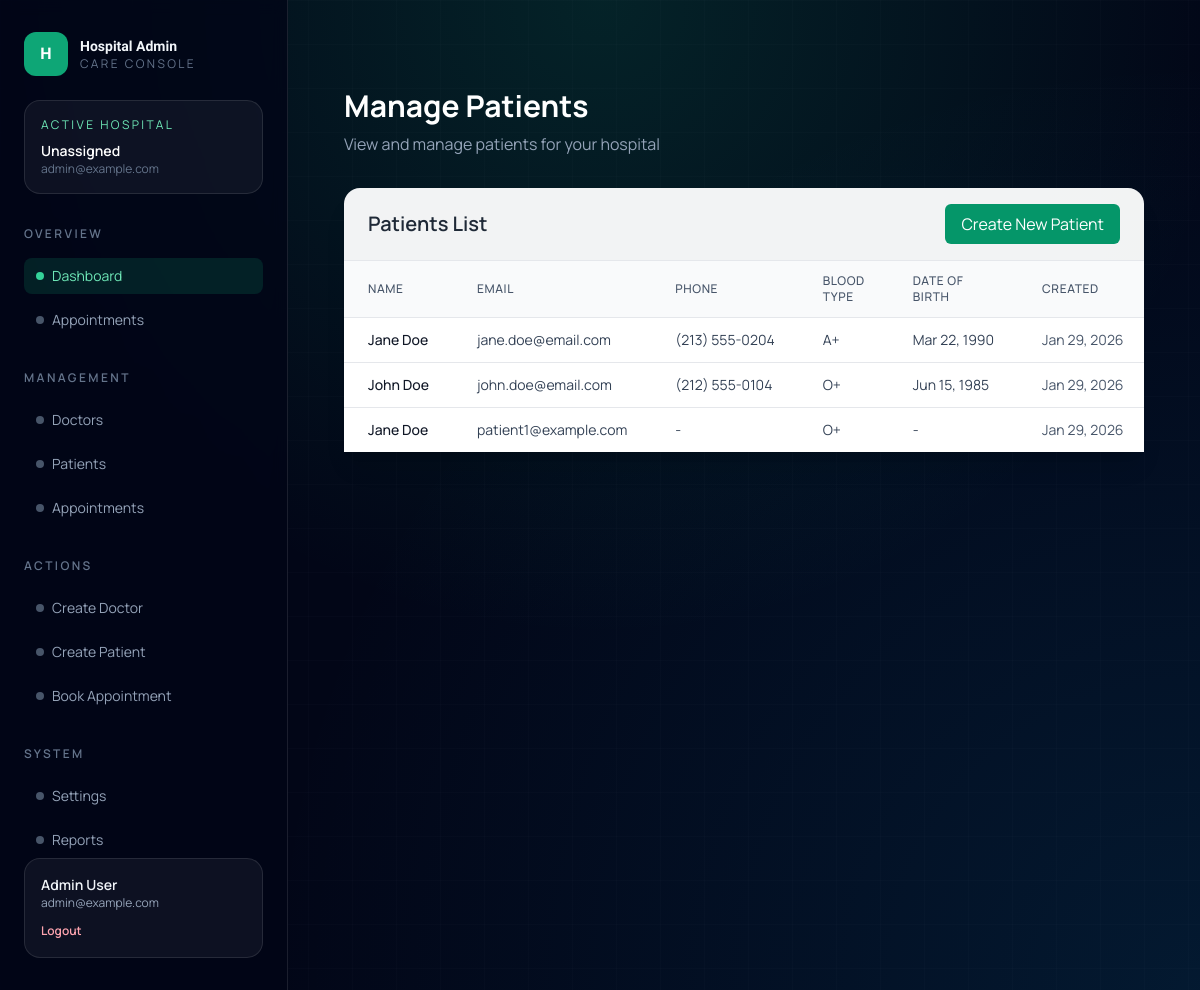
The page /accounts/hospital-admin/manage-patients/ (signed in) on the database its author committed.
### accounts/models.py (models this page shows, shortened)
class User(AbstractUser):
    ROLE_CHOICES = [
        ('patient', 'Patient'),
        ('doctor', 'Doctor'),
        ('admin', 'Hospital Admin'),
        ('super_admin', 'Super Admin'),
    ]
    role = models.CharField(max_length=20, choices=ROLE_CHOICES, default='patient')
    phone = models.CharField(max_length=20, blank=True, null=True)
    date_of_birth = models.DateField(blank=True, null=True)
    hospital = models.ForeignKey('medical.Hospital', on_delete=models.SET_NULL, null=True, blank=True, related_name='staff')
    created_at = models.DateTimeField(auto_now_add=True)
    updated_at = models.DateTimeField(auto_now=True)
    @property
    def is_admin_user(self):
        return self.role == 'admin'

### medical/models.py (models this page shows, shortened)
class PatientProfile(models.Model):
    user = models.OneToOneField(
        settings.AUTH_USER_MODEL,
        on_delete=models.CASCADE,
        related_name='patient_profile'
    )
    hospital = models.ForeignKey(Hospital, on_delete=models.CASCADE, related_name='patients')
    medical_history = models.TextField(blank=True, null=True)
    allergies = models.TextField(blank=True, null=True)
    emergency_contact_name = models.CharField(max_length=200, blank=True, null=True)
    emergency_contact_phone = models.CharField(max_length=20, blank=True, null=True)
    blood_type = models.CharField(
        max_length=5,
        choices=[
            ('A+', 'A+'),
            ('A-', 'A-'),
            ('B+', 'B+'),
            ('B-', 'B-'),
            ('AB+', 'AB+'),
            ('AB-', 'AB-'),
            ('O+', 'O+'),
            ('O-', 'O-'),
        ],
        blank=True,
        null=True
    )
    created_at = models.DateTimeField(auto_now_add=True)
    updated_at = models.DateTimeField(auto_now=True)
    class Meta:
        verbose_name = "Patient Profile"
        verbose_name_plural = "Patient Profiles"

### accounts/views.py (the view)
# urls.py: path('hospital-admin/manage-patients/', views.manage_patients, name='manage_patients'),
@login_required
@user_passes_test(is_hospital_admin)
def manage_patients(request):
    hospital = request.user.hospital
    patients = User.objects.filter(role='patient', hospital=hospital).order_by('-created_at')
    return render(request, 'accounts/manage_patients.html', {
        'patients': patients,
        'scope_label': hospital.name if hospital else 'your hospital',
        'show_hospital': False,
        'create_url_name': 'accounts:create_patient',
    })

### accounts/views.py (called while the page is built)
def is_hospital_admin(user):
    return user.is_authenticated and user.is_admin_user

### accounts/templates/accounts/manage_patients.html (shortened to what this page needs)
{% extends 'accounts/hospital_admin_base.html' %}
{% block hospital_admin_content %}
<div class="container mx-auto px-4 py-6 sm:py-8">
    <div class="mb-8">
        <h1 class="text-2xl font-bold text-white sm:text-3xl">Manage Patients</h1>
        {% if scope_label %}
            <p class="text-slate-400 mt-2">View and manage patients for {{ scope_label }}</p>
        {% elif user.hospital %}
            <p class="text-slate-400 mt-2">View and manage patients for {{ user.hospital.name }}</p>
        {% else %}
            <p class="text-slate-400 mt-2">View and manage patients</p>
        {% endif %}
    </div>
    <div class="bg-white/95 text-slate-900 rounded-2xl shadow-xl">
        <div class="px-6 py-4 border-b border-gray-200">
            <div class="flex flex-col gap-3 sm:flex-row sm:items-center sm:justify-between">
                <h2 class="text-xl font-semibold text-gray-800">Patients List</h2>
                {% if create_url_name %}
                    <a href="{% url create_url_name %}" class="bg-emerald-600 text-white px-4 py-2 rounded-md hover:bg-emerald-700">
                        Create New Patient
                    </a>
                {% else %}
                    <a href="{% url 'accounts:create_patient' %}" class="bg-emerald-600 text-white px-4 py-2 rounded-md hover:bg-emerald-700">
                        Create New Patient
                    </a>
                {% endif %}
            </div>
        </div>
        <div class="overflow-x-auto">
            <table class="min-w-full divide-y divide-gray-200 text-sm">
                <thead class="bg-gray-50">
                    <tr>
                        <th class="px-4 py-2 text-left text-xs font-medium text-gray-500 uppercase tracking-wider sm:px-6 sm:py-3">Name</th>
                        <th class="px-4 py-2 text-left text-xs font-medium text-gray-500 uppercase tracking-wider sm:px-6 sm:py-3">Email</th>
                        <th class="px-4 py-2 text-left text-xs font-medium text-gray-500 uppercase tracking-wider sm:px-6 sm:py-3">Phone</th>
                        <th class="px-4 py-2 text-left text-xs font-medium text-gray-500 uppercase tracking-wider sm:px-6 sm:py-3">Blood Type</th>
                        <th class="px-4 py-2 text-left text-xs font-medium text-gray-500 uppercase tracking-wider sm:px-6 sm:py-3">Date of Birth</th>
                        <th class="px-4 py-2 text-left text-xs font-medium text-gray-500 uppercase tracking-wider sm:px-6 sm:py-3">Created</th>
                    </tr>
                </thead>
                <tbody class="bg-white text-slate-900 divide-y divide-gray-200">
                    {% for patient in patients %}
                    <tr class="hover:bg-gray-50">
                        <td class="px-4 py-3 whitespace-nowrap font-medium text-gray-900 sm:px-6">
                            {{ patient.first_name }} {{ patient.last_name }}
                        </td>
                        <td class="px-4 py-3 whitespace-nowrap text-gray-600 sm:px-6">
                            {{ patient.email }}
                        </td>
                        <td class="px-4 py-3 whitespace-nowrap text-gray-600 sm:px-6">
                            {{ patient.phone|default:"-" }}
                        </td>
                        <td class="px-4 py-3 whitespace-nowrap text-gray-600 sm:px-6">
                            {{ patient.patient_profile.blood_type|default:"-" }}
                        </td>
                        <td class="px-4 py-3 whitespace-nowrap text-gray-600 sm:px-6">
                            {{ patient.date_of_birth|date:"M d, Y"|default:"-" }}
                        </td>
                        <td class="px-4 py-3 whitespace-nowrap text-xs text-gray-500 sm:px-6 sm:text-sm">
                            {{ patient.created_at|date:"M d, Y" }}
                        </td>
                    </tr>
                    {% endfor %}
                </tbody>
            </table>
        </div>
    </div>
</div>
{% endblock %}

### accounts/templates/accounts/hospital_admin_base.html (shortened to what this page needs)
{% extends 'accounts/base.html' %}
{% block content %}
<div class="min-h-screen bg-slate-950 text-slate-100">
    <div class="relative min-h-screen">
        <div class="pointer-events-none absolute inset-0">
            <div class="absolute inset-0 bg-[radial-gradient(circle_at_top,_rgba(16,185,129,0.16),_transparent_55%)]"></div>
            <div class="absolute inset-0 bg-[radial-gradient(circle_at_bottom_right,_rgba(14,165,233,0.12),_transparent_60%)]"></div>
            <div class="absolute inset-0 bg-[linear-gradient(to_right,_rgba(148,163,184,0.08)_1px,_transparent_1px),linear-gradient(to_bottom,_rgba(148,163,184,0.08)_1px,_transparent_1px)] bg-[size:44px_44px] opacity-30"></div>
        </div>
        <div class="relative flex min-h-screen">
            <aside class="hidden w-72 flex-col border-r border-white/10 bg-slate-950/80 px-6 py-8 backdrop-blur lg:flex">
                <div class="flex items-center gap-3">
                    <div class="flex h-11 w-11 items-center justify-center rounded-xl bg-emerald-500/90 font-semibold text-white" style="font-family: 'Sora', sans-serif;">
                        H
                    </div>
                    <div>
                        <p class="text-sm font-semibold text-slate-100" style="font-family: 'Sora', sans-serif;">Hospital Admin</p>
                        <p class="text-xs uppercase tracking-[0.2em] text-slate-500">Care Console</p>
                    </div>
                </div>
                <div class="mt-6 rounded-2xl border border-white/10 bg-white/5 p-4">
                    <p class="text-xs uppercase tracking-[0.2em] text-emerald-300">Active Hospital</p>
                    <p class="mt-2 text-sm font-semibold text-white">{{ user.hospital.name|default:"Unassigned" }}</p>
                    <p class="text-xs text-slate-500">{{ user.email|default:user.username }}</p>
                </div>
                <div class="mt-8">
                    <p class="text-xs font-semibold uppercase tracking-[0.2em] text-slate-500">Overview</p>
                    <nav class="mt-4 space-y-2 text-sm">
                        <a href="{% url 'accounts:hospital_admin_dashboard' %}" class="flex items-center gap-2 rounded-lg bg-emerald-500/15 px-3 py-2 text-emerald-300">
                            <span class="h-2 w-2 rounded-full bg-emerald-400"></span>
                            Dashboard
                        </a>
                        <a href="{% url 'accounts:manage_appointments' %}" class="flex items-center gap-2 rounded-lg px-3 py-2 text-slate-400 transition hover:bg-white/5 hover:text-slate-200">
                            <span class="h-2 w-2 rounded-full bg-slate-600"></span>
                            Appointments
                        </a>
                    </nav>
                </div>
                <div class="mt-8">
                    <p class="text-xs font-semibold uppercase tracking-[0.2em] text-slate-500">Management</p>
                    <nav class="mt-4 space-y-2 text-sm text-slate-400">
                        <a href="{% url 'accounts:manage_doctors' %}" class="flex items-center gap-2 rounded-lg px-3 py-2 transition hover:bg-white/5 hover:text-slate-200">
                            <span class="h-2 w-2 rounded-full bg-slate-600"></span>
                            Doctors
                        </a>
                        <a href="{% url 'accounts:manage_patients' %}" class="flex items-center gap-2 rounded-lg px-3 py-2 transition hover:bg-white/5 hover:text-slate-200">
                            <span class="h-2 w-2 rounded-full bg-slate-600"></span>
                            Patients
                        </a>
                        <a href="{% url 'accounts:manage_appointments' %}" class="flex items-center gap-2 rounded-lg px-3 py-2 transition hover:bg-white/5 hover:text-slate-200">
                            <span class="h-2 w-2 rounded-full bg-slate-600"></span>
                            Appointments
                        </a>
                    </nav>
                </div>
                <div class="mt-8">
                    <p class="text-xs font-semibold uppercase tracking-[0.2em] text-slate-500">Actions</p>
                    <nav class="mt-4 space-y-2 text-sm text-slate-400">
                        <a href="{% url 'accounts:create_doctor' %}" class="flex items-center gap-2 rounded-lg px-3 py-2 transition hover:bg-white/5 hover:text-slate-200">
                            <span class="h-2 w-2 rounded-full bg-slate-600"></span>
                            Create Doctor
                        </a>
                        <a href="{% url 'accounts:create_patient' %}" class="flex items-center gap-2 rounded-lg px-3 py-2 transition hover:bg-white/5 hover:text-slate-200">
                            <span class="h-2 w-2 rounded-full bg-slate-600"></span>
                            Create Patient
                        </a>
                        <a href="{% url 'accounts:book_appointment' %}" class="flex items-center gap-2 rounded-lg px-3 py-2 transition hover:bg-white/5 hover:text-slate-200">
                            <span class="h-2 w-2 rounded-full bg-slate-600"></span>
                            Book Appointment
                        </a>
                    </nav>
                </div>
                <div class="mt-8">
                    <p class="text-xs font-semibold uppercase tracking-[0.2em] text-slate-500">System</p>
                    <nav class="mt-4 space-y-2 text-sm text-slate-400">
                        <a href="#" class="flex items-center gap-2 rounded-lg px-3 py-2 transition hover:bg-white/5 hover:text-slate-200">
                            <span class="h-2 w-2 rounded-full bg-slate-600"></span>
                            Settings
                        </a>
                        <a href="#" class="flex items-center gap-2 rounded-lg px-3 py-2 transition hover:bg-white/5 hover:text-slate-200">
                            <span class="h-2 w-2 rounded-full bg-slate-600"></span>
                            Reports
                        </a>
                    </nav>
                </div>
                <div class="mt-auto rounded-2xl border border-white/10 bg-white/5 p-4">
                    <p class="text-sm font-semibold text-slate-100">{{ user.get_full_name|default:user.username }}</p>
                    <p class="text-xs text-slate-400">{{ user.email|default:user.username }}</p>
                    <a href="{% url 'accounts:logout' %}" class="mt-3 inline-flex text-xs font-semibold text-rose-300 transition hover:text-rose-200">
                        Logout
                    </a>
                </div>
            </aside>
            <main class="flex-1 min-w-0 px-4 py-6 sm:px-6 sm:py-8 lg:px-10">
                <div class="mt-6">
                    {% block hospital_admin_content %}{% endblock %}
                </div>
            </main>
        </div>
    </div>
</div>
{% endblock %}

### accounts/templates/accounts/base.html (shortened to what this page needs)
<!DOCTYPE html>
<html lang="en">
<head>
    <script src="https://cdn.tailwindcss.com"></script>
</head>
<body class="bg-slate-50 text-slate-900" style="font-family: 'Manrope', 'Segoe UI', Tahoma, sans-serif;">
    {% block content %}
    {% endblock %}
</body>
</html>

### accounts/templates/accounts/base.html (style rules this page uses)
.bg-white, .bg-white\/95 { color: #0f172a !important; }
.bg-white .text-gray-500, .bg-white\/95 .text-gray-500 { color: #475569 !important; }
.bg-white .text-gray-600, .bg-white\/95 .text-gray-600 { color: #334155 !important; }

### rows shown on the page
User: hospital.name "Unassigned", email "admin@example.com", get_full_name "Admin User"
User: first_name "Jane", last_name "Doe", email "jane.doe@email.com", phone "(213) 555-0204", patient_profile.blood_type "A+", date_of_birth "Mar 22, 1990", created_at "Jan 29, 2026"
User: first_name "John", last_name "Doe", email "john.doe@email.com", phone "(212) 555-0104", patient_profile.blood_type "O+", date_of_birth "Jun 15, 1985", created_at "Jan 29, 2026"
User: first_name "Jane", last_name "Doe", email "patient1@example.com", phone "-", patient_profile.blood_type "O+", date_of_birth "-", created_at "Jan 29, 2026"

### other values the page prints
{{ scope_label }} "your hospital"
